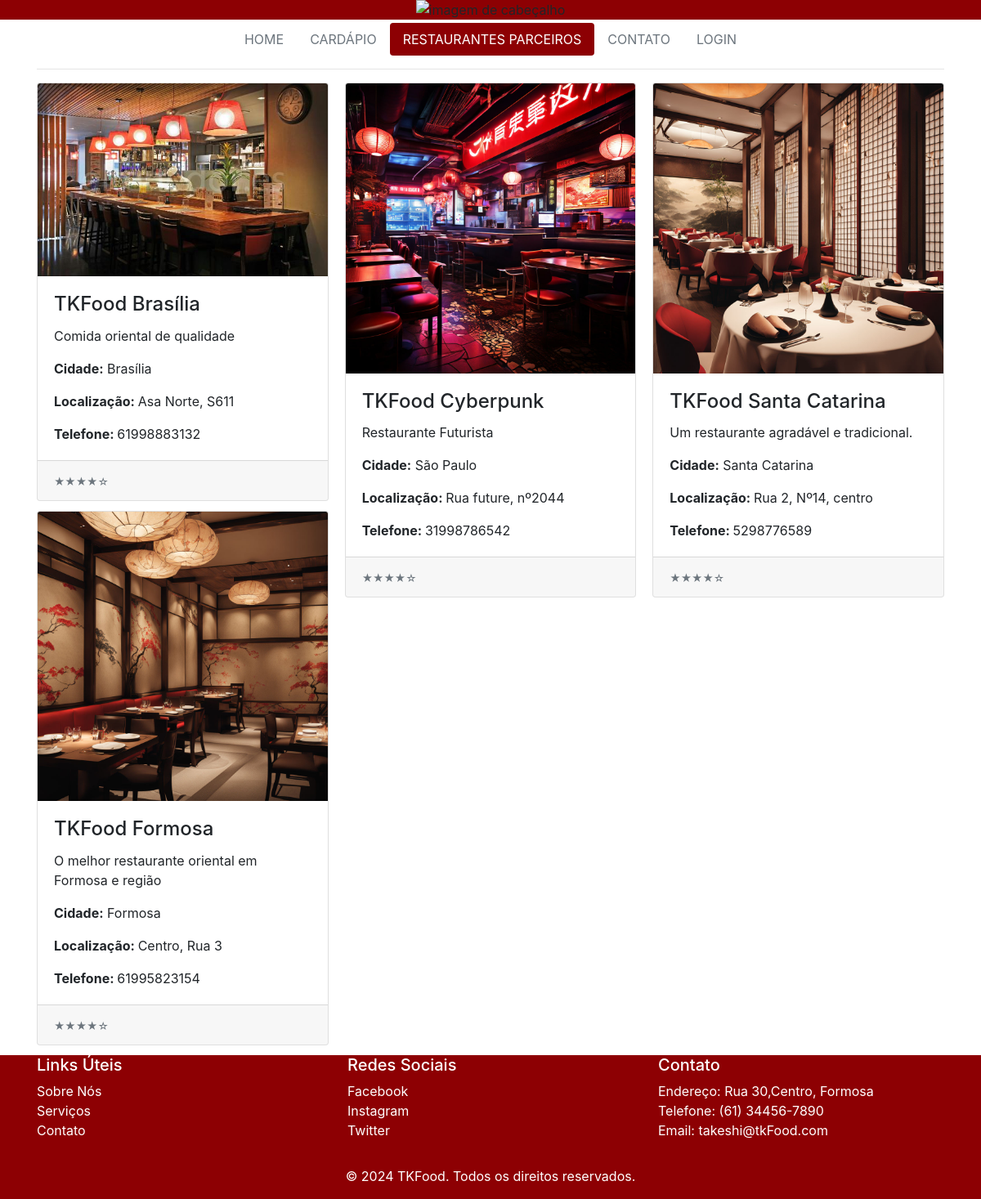
Screenshot of /?secao=restaurantesParceiros with the database file from the repository.
### tables this page shows
CREATE TABLE `tb_restaurantes` (
  `id` int NOT NULL,
  `nome` varchar(255) NOT NULL,
  `descricao` varchar(255) NOT NULL,
  `localizacao` varchar(255) NOT NULL,
  `cidade` varchar(50) NOT NULL,
  `telefone` varchar(14) NOT NULL,
  `url` varchar(255) NOT NULL
);

### controller/verurl.php (called while the page is built)
<?php
class VerUrl{
    function trocar_url ($url){
        if(empty($url)){
            $url =  "secoes/home.php";
        }
        elseif($url === "ademiro"){
            $url = "admin/index.php";
        }
        else{
        $url = "secoes/$url.php";
        }
        include_once($url);
    }
}
?>

### dao/conexao.php (called while the page is built, shortened)
<?php
 abstract class Conexao{
    protected $host, $user, $pass, $dba, $conn, $sql, $qr, $data, $status, $totalFields, $error;
    public function __construct() {
        $this->host= "localhost";
        $this->user="root";
        $this->pass = "";
        $this->dba= "db_tkfood";
    }
    public function connect(){
        $this->conn = @mysqli_connect($this->host, $this->user. $this->pass) or die("<ins><center>Erro ao acessar o banco de dados:</center></ins><br/>". mysqli_error($this->conn));
        mysqli_set_charset($this->conn,'utf8');
        return $this->conn;
    }
    protected function execSQL($sql){
        $this->qr= @mysqli_query($this->conn,$sql) or die("<ins><center>Erro ao executar a query: $sql </center></ins><br/>". mysqli_error($this->conn));
        return $this->qr;
    }
    protected function listQuery($qr){
        $this->data=@mysqli_fetch_assoc($qr);
        return $this->data;
    }
 }
?>

### dao/manipuladados.php (called while the page is built, shortened)
<?php
    include_once("conexao.php");
    class ManipulaDados extends Conexao{
        private $table, $fields, $dados, $fieldPk, $valuePk;
        public function setTable($t){
            $this->table= $t;
        }
        public function getAllDataTable(){
            $dados = array();
            $this->sql = "SELECT * FROM $this->table";
            $this->qr = self::execSQL($this->sql);
            while($row = self::listQuery($this->qr)){
                array_push($dados,$row);
            }
            return $dados;
        }
}
?>

### secoes/restaurantesParceiros.php (the view)
<?php
include_once("./dao/manipuladados.php");
$dados = new ManipulaDados();
$dados->setTable("tb_restaurantes");
$lista = $dados->getAllDataTable();
?>
<div class="container">
    <hr />
    <div class="card-columns">
        <?php
        foreach ($lista as $restaurante) {
        ?>
            <div class="card">
                <img class="card-img-top" src='<?= $restaurante['url'] ?>' alt="Imagem do restaurante">
                <div class="card-body">
                    <h4 class="card-title">  <?= $restaurante['nome'] ?></h5>
                    <p class="card-text">  <?= $restaurante['descricao'] ?></p>
                    <p class="card-text"><strong> Cidade:</strong> <?= $restaurante['cidade']  ?> </p>
                    <p class="card-text"> <strong>Localização: </strong><?= $restaurante['localizacao']  ?></h6>
                    <p class="card-text"> <strong>Telefone: </strong><?= $restaurante['telefone']  ?></h6>
                </div>
                <div class="card-footer">
                    <small class="text-muted">★★★★☆</small>
                </div>
            </div>
        <?php
        }
        ?>
    </div>
</div>

### rows the page displays
tb_restaurantes: url (picture), nome "TKFood Brasília", descricao "Comida oriental de qualidade", cidade "Brasília", localizacao "Asa Norte, S611", telefone "61998883132"
tb_restaurantes: url (picture), nome "TKFood Formosa", descricao "O melhor restaurante oriental em Formosa e região", cidade "Formosa", localizacao "Centro, Rua 3", telefone "61995823154"
tb_restaurantes: url (picture), nome "TKFood Cyberpunk", descricao "Restaurante Futurista", cidade "São Paulo", localizacao "Rua future, nº2044", telefone "31998786542"
tb_restaurantes: url (picture), nome "TKFood Santa Catarina", descricao "Um restaurante agradável e tradicional.", cidade "Santa Catarina", localizacao "Rua 2, Nº14, centro", telefone "5298776589"
